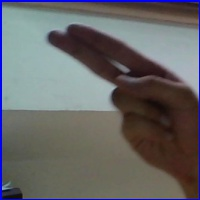
#> input picture asl-alphabet/asl_alphabet_test/asl_alphabet_test/H_test.jpg, 200 x 200 px
$ jupyter execute --allow-errors pre_processamento.ipynb
#> lines starting #> are read from the running program, lines starting #| are printed output that depends on the picture; long printed decimals are rounded
### funcoes_locais.py
import os
import random
import matplotlib.pyplot as plt
from rembg import remove
import cv2
import av
import numpy as np
from tensorflow import Tensor, constant, reshape
from PIL import Image
from keras.models import load_model

random.seed(0)


def redimensionar_dataset(
        imagens_restantes, path="asl-alphabet/asl_alphabet_train/asl_alphabet_train/"
):
    for pasta in os.scandir(path):
        imagens = os.listdir(pasta)
        imagens_na_pasta = len(imagens)

        if imagens_na_pasta > imagens_restantes:
            num_files_to_delete = imagens_na_pasta - imagens_restantes
            print(f"Dataset redimensionado para {imagens_restantes} amostras por classe.")

            for i in range(num_files_to_delete):
                imagem_deletar = pasta.path + "/" + random.choice(imagens)
                os.remove(imagem_deletar)
                imagens.remove(os.path.basename(imagem_deletar))

        else:
            print(f"Dataset já possui {imagens_restantes} amostras por classe.")
            break


# [20 lines left out: function processar_imagem, not called in this run]


def reajustar_imagem(img, label):
    img = reshape(img, shape=(32, 200, 200, 3))
    return img, label


# [53 lines left out: functions aplicar_todas_imagens, video_prediction, not called in this run]

### pre_processamento.ipynb
**Pré-processamentos**:

- **Remoção de fundo**: Remover o fundo da imagem para reduzir a complexidade do aprendizado pelo modelo, dada a variabilidade de cores, contraste e iluminação entre as imagens;

- **Conversão para escala de cinza**: Como a cor não é uma informação relevante para detecção do gesto, as imagens serão convertidas para escala de cinza;

- **Realce e ajuste de iluminaçao**: aplicação de maior contraste nas cores da imagem para aprimorar o facilitar a detecção da posição dedos na frente da palma da mão. Além disso, diferentes imagens estao com diferentes níveis de iluminação. Dessa forma, corrigir as variaçoes de iluminação para dar destaque às mãos;

- **Suavização para redução de ruídos**: Aplicar filtros de suavizaçao para reduçao de ruídos afim de facilitar a detecçao das bordas;

- **Detecção de borda**: Detecção das bordas para mapear o formato exato da mão;

- **Normalização**: Normalizar os pixels da imagem;

- **Segmentação**: Há imagens em que o antebraço está completamente exposto, enquanto que há imagens em que o antebraço praticamente não aparece. Nesse caso, segmentar apenas a mão é importante;

## Configuração Inicial

Configuração e import de bibliotecas, além da definição da imagem de referência.

[cell 1]
import numpy as np
import matplotlib.pyplot as plt
import cv2
from math import log10
from rembg import remove
from opendatasets import download
from statistics import geometric_mean
from funcoes_locais import redimensionar_dataset

plt.rcParams['axes.grid'] = False  # Desativa as grades nos plots.

## Download de Dataset

A célula abaixo realiza o download do dataset diretamente usando a API do Kaggle em seu repositório local e o redimensiona, eliminando o excesso de amostras.

[cell 2]
download("https://www.kaggle.com/datasets/grassknoted/asl-alphabet")
#> (this line was passed over: opendatasets is not available in this run)

#> (the rest of this cell did not finish here and is left out)


## Primeiras Impressões das Imagens

Vamos plotar a imagem de referência para termos a primeira impressão, e a partir disso, realizar o pré-processamento.

[cell 3]
imagem = cv2.imread('asl-alphabet/asl_alphabet_test/asl_alphabet_test/H_test.jpg')
#> imagem is the input picture: shape (200, 200, 3); mean B, G, R 103.1, 102.3, 102.6
image_rgb = cv2.cvtColor(imagem, cv2.COLOR_BGR2RGB)

plt.imshow(image_rgb)
plt.title("Imagem de Referência.")
plt.show()

Vamos agora, explorar as propriedades da imagem, como suas dimensões e tipo de encoding.

[cell 4]
altura, largura, canais = imagem.shape
#> altura = 200; largura = 200; canais = 3

propriedades = [
    ('Altura:', altura),
    ('Largura:', largura),
    ('Canais de cor:', canais),
    ('Tipo de dado:', imagem.dtype),
    ('Desvio Padrão', imagem.std())
]

for propriedade, valor_propriedade in propriedades:
    print(f'{propriedade} {valor_propriedade}')
#> this loop made 5 passes
#> (propriedade, valor_propriedade) on passes 1, 2, 3, 5: ('Altura:', 200), ('Largura:', 200), ('Canais de cor:', 3), ('Desvio Padrão', 50.32)
#> propriedade on pass 4: 'Tipo de dado:'
#| Altura: 200
#| Largura: 200
#| Canais de cor: 3
#| Tipo de dado: uint8
#| Desvio Padrão 50.315

Passando para os canais da imagem, vamos usar a função np.asarray(), que irá tabular a imagem em forma numérica, possibilitando a separação de canais.
Tendo em vista cada canal separado, é possível analisar qual cor possui o maior impacto no elemento desejado da imagem, possibilitando aplicar outras operações.
Abaixo, o código para separação e representação.

[cell 5]
matriz_imagem = np.asarray(imagem)

plt.figure(figsize=(16,8))
plt.subplot(141)

plt.imshow(imagem)
plt.title("Imagem Original")
plt.subplot(142)

plt.imshow(matriz_imagem[:, :, 1], cmap="Reds")
plt.title("Canal R")
plt.subplot(143)

plt.imshow(matriz_imagem[:, :, 1], cmap="Greens")
plt.title("Canal G")
plt.subplot(144)

plt.imshow(matriz_imagem[:, :, 2], cmap="Blues")
plt.title("Canal B")
plt.show()
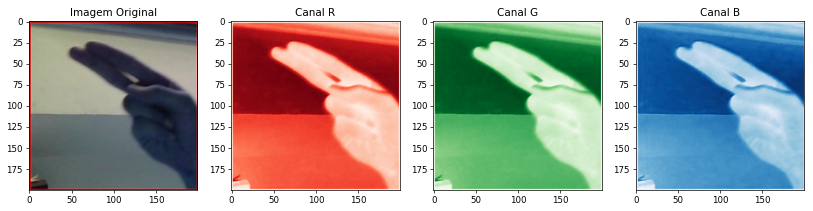
#> figure drawn by matplotlib, 4 panels; B, G, R data is drawn as R, G, B


$ run again, with asl-alphabet/asl_alphabet_test/asl_alphabet_test/A_test.jpg copied over asl-alphabet/asl_alphabet_test/asl_alphabet_test/H_test.jpg
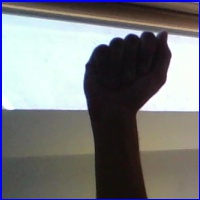
#> input picture asl-alphabet/asl_alphabet_test/asl_alphabet_test/A_test.jpg, 200 x 200 px
#> imagem is the input picture: shape (200, 200, 3); mean B, G, R 123.9, 121.8, 120.8
#> the loop `for propriedade, valor_propriedade in propriedades:` made 5 passes
#> (propriedade, valor_propriedade) on passes 1, 2, 3, 5: ('Altura:', 200), ('Largura:', 200), ('Canais de cor:', 3), ('Desvio Padrão', 86.36)
#> (printed output is left out)
#> `plt.show()`:
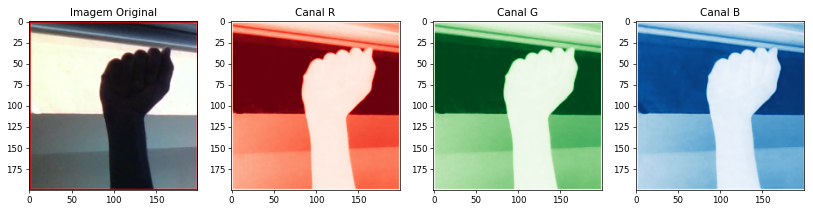
#> figure drawn by matplotlib, 4 panels; B, G, R data is drawn as R, G, B

$ run again, with asl-alphabet/asl_alphabet_test/asl_alphabet_test/B_test.jpg copied over asl-alphabet/asl_alphabet_test/asl_alphabet_test/H_test.jpg
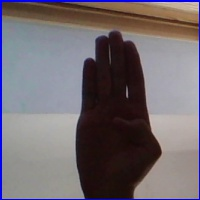
#> input picture asl-alphabet/asl_alphabet_test/asl_alphabet_test/B_test.jpg, 200 x 200 px
#> imagem is the input picture: shape (200, 200, 3); mean B, G, R 111.8, 106.2, 114
#> the loop `for propriedade, valor_propriedade in propriedades:` made 5 passes
#> (propriedade, valor_propriedade) on passes 1, 2, 3, 5: ('Altura:', 200), ('Largura:', 200), ('Canais de cor:', 3), ('Desvio Padrão', 62.26)
#> (printed output is left out)
#> `plt.show()`:
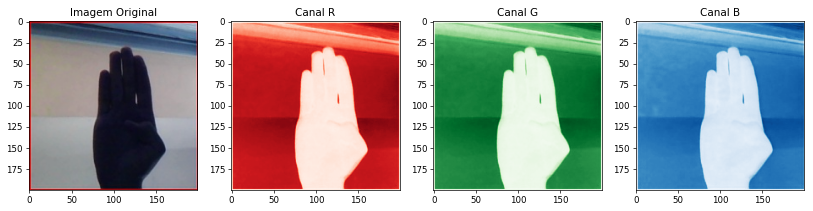
#> figure drawn by matplotlib, 4 panels; B, G, R data is drawn as R, G, B

$ run again, with asl-alphabet/asl_alphabet_test/asl_alphabet_test/D_test.jpg copied over asl-alphabet/asl_alphabet_test/asl_alphabet_test/H_test.jpg
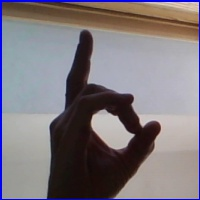
#> input picture asl-alphabet/asl_alphabet_test/asl_alphabet_test/D_test.jpg, 200 x 200 px
#> imagem is the input picture: shape (200, 200, 3); mean B, G, R 125.7, 120.2, 126.7
#> the loop `for propriedade, valor_propriedade in propriedades:` made 5 passes
#> (propriedade, valor_propriedade) on passes 1, 2, 3, 5: ('Altura:', 200), ('Largura:', 200), ('Canais de cor:', 3), ('Desvio Padrão', 64.82)
#> (printed output is left out)
#> `plt.show()`:
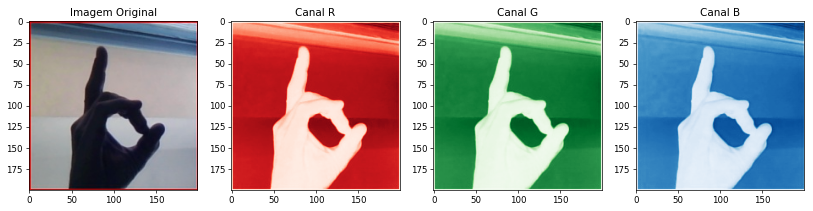
#> figure drawn by matplotlib, 4 panels; B, G, R data is drawn as R, G, B
